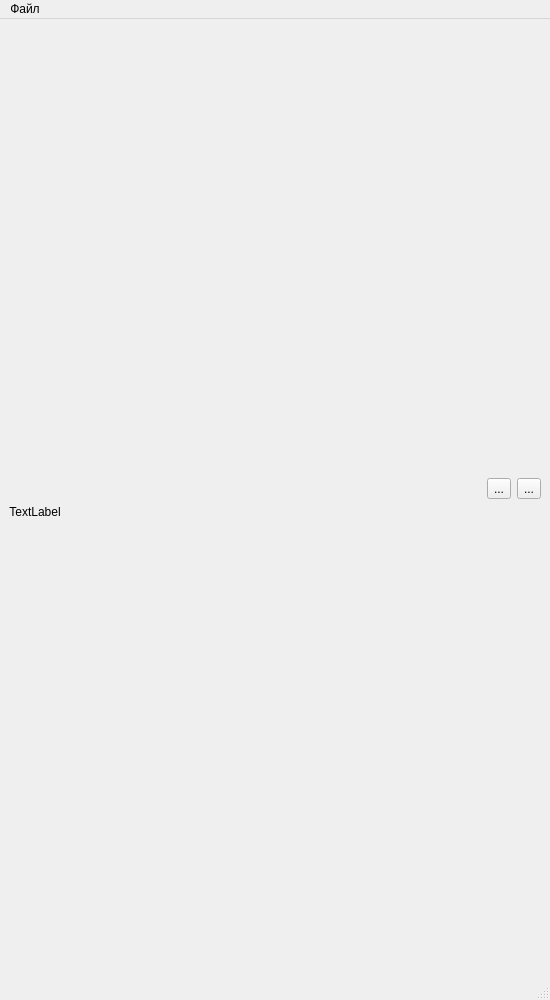
<?xml version="1.0" encoding="UTF-8"?>
<ui version="4.0">
 <class>MainWindow</class>
 <widget class="QMainWindow" name="MainWindow">
  <property name="geometry">
   <rect>
    <x>0</x>
    <y>0</y>
    <width>550</width>
    <height>1000</height>
   </rect>
  </property>
  <property name="sizePolicy">
   <sizepolicy hsizetype="Fixed" vsizetype="Fixed">
    <horstretch>0</horstretch>
    <verstretch>0</verstretch>
   </sizepolicy>
  </property>
  <property name="minimumSize">
   <size>
    <width>550</width>
    <height>1000</height>
   </size>
  </property>
  <property name="windowTitle">
   <string>MainWindow</string>
  </property>
  <widget class="QWidget" name="centralwidget">
   <layout class="QGridLayout" name="gridLayout_3">
    <item row="0" column="0">
     <layout class="QGridLayout" name="gridLayout">
      <item row="1" column="0" colspan="2">
       <widget class="QLabel" name="l_mainFilm">
        <property name="sizePolicy">
         <sizepolicy hsizetype="Fixed" vsizetype="Fixed">
          <horstretch>0</horstretch>
          <verstretch>0</verstretch>
         </sizepolicy>
        </property>
        <property name="text">
         <string>TextLabel</string>
        </property>
        <property name="scaledContents">
         <bool>false</bool>
        </property>
        <property name="alignment">
         <set>Qt::AlignCenter</set>
        </property>
       </widget>
      </item>
      <item row="2" column="0" colspan="2">
       <layout class="QGridLayout" name="gr_randomFilm"/>
      </item>
      <item row="0" column="1">
       <layout class="QHBoxLayout" name="horizontalLayout">
        <item>
         <widget class="QToolButton" name="toolButton_2">
          <property name="text">
           <string>...</string>
          </property>
         </widget>
        </item>
        <item>
         <widget class="QToolButton" name="toolButton">
          <property name="text">
           <string>...</string>
          </property>
         </widget>
        </item>
       </layout>
      </item>
     </layout>
    </item>
   </layout>
  </widget>
  <widget class="QMenuBar" name="menubar">
   <property name="geometry">
    <rect>
     <x>0</x>
     <y>0</y>
     <width>550</width>
     <height>16</height>
    </rect>
   </property>
   <widget class="QMenu" name="menu">
    <property name="title">
     <string>Файл</string>
    </property>
    <addaction name="ac_find"/>
    <addaction name="ac_exit"/>
   </widget>
   <addaction name="menu"/>
  </widget>
  <widget class="QStatusBar" name="statusbar"/>
  <action name="ac_find">
   <property name="text">
    <string>Поиск</string>
   </property>
  </action>
  <action name="ac_exit">
   <property name="text">
    <string>Выход</string>
   </property>
  </action>
 </widget>
 <resources/>
 <connections/>
</ui>
